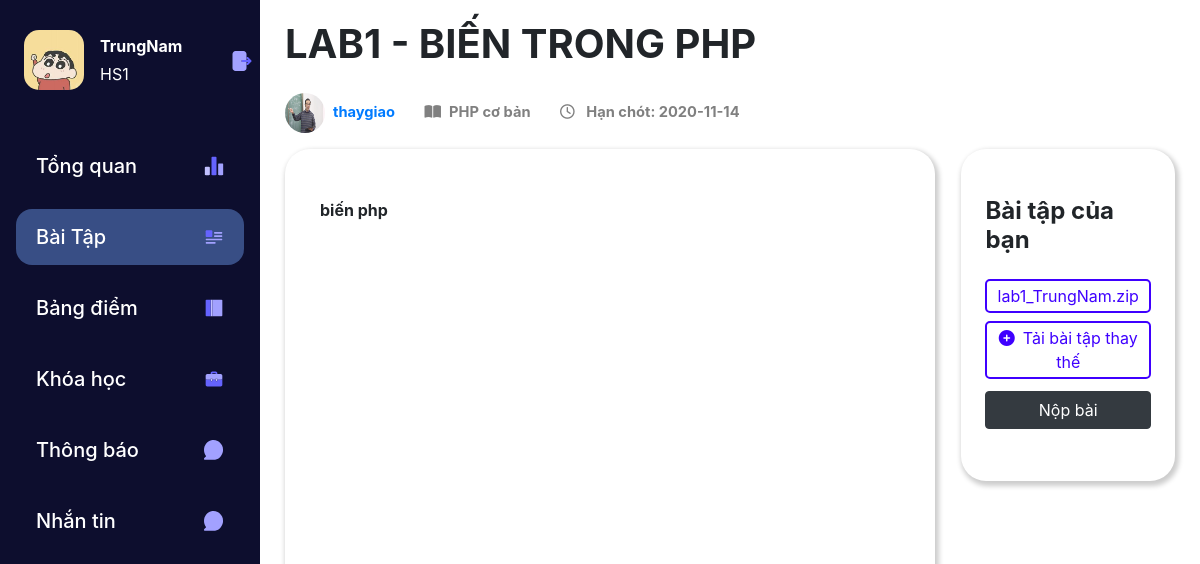
The page /sinhvien/index.php?act=nopbaitap&idbt=9 (signed in) on the database its author committed.
### tables this page shows
CREATE TABLE `baitap` (
  `idbaitap` int(11) NOT NULL,
  `tenbaitap` varchar(255) NOT NULL,
  `hinh` text NOT NULL,
  `motabt` text NOT NULL,
  `idlop` int(11) NOT NULL,
  `ngaygiao` date NOT NULL,
  `ngayhethan` date NOT NULL
);

CREATE TABLE `taikhoan` (
  `id` int(11) NOT NULL,
  `hoten` varchar(255) NOT NULL COMMENT 'họ tên học sinh , giáo viên',
  `hinh` text NOT NULL,
  `ngaysinh` date NOT NULL,
  `email` text NOT NULL,
  `chucvu` tinyint(1) NOT NULL COMMENT '+ 0 : sinh viên \r\n+ 1 : giáo viên\r\n+ 2 :super us',
  `tendn` varchar(100) NOT NULL,
  `pass` text NOT NULL COMMENT 'pass sẽ được mã hóa ',
  `diachi` text NOT NULL,
  `sex` tinyint(1) NOT NULL COMMENT '+ 0 : nữ\r\n+1 : nam'
);

CREATE TABLE `khoahoc` (
  `id` int(11) NOT NULL,
  `tenkhoa` varchar(255) NOT NULL,
  `hinh` text NOT NULL,
  `mota` text NOT NULL,
  `chude` int(11) NOT NULL
);

CREATE TABLE `upfile` (
  `idfile` int(11) NOT NULL,
  `file` text NOT NULL,
  `idbaitap` int(11) NOT NULL,
  `idsv` int(11) NOT NULL,
  `ngaynop` date NOT NULL COMMENT 'ngày giờ nộp',
  `diem` tinyint(1) DEFAULT NULL
);

### sinhvien/index.php (called while the page is built)
<?php
    require_once "../sinhvien/controllers/index.php";
?>

### system/conn.php (called while the page is built, shortened)
<?php
function ketnoidb()
{
    $servername = "localhost";
    $username = "root";
    $password = "";
    try {
        $conn = new PDO("mysql:host=$servername;dbname=duan1", $username, $password);
        $conn->setAttribute(PDO::ATTR_ERRMODE, PDO::ERRMODE_EXCEPTION);
        return $conn;
    } catch (PDOException $e) {
    }
}
function laymot($sql) {
        $conn = ketnoidb();
        $result = $conn->query($sql);
        $row = $result->fetch(PDO::FETCH_ASSOC);
        return $row;
    }
?>

### sinhvien/models/index.php (called while the page is built, shortened)
<?php
function nopbaitap($idbt){
 return laymot("SELECT * FROM baitap bt inner JOIN lop on bt.idlop = lop.id inner join khoahoc kh on lop.idkhoa = kh.id inner JOIN sv_lop svl ON lop.id like svl.idlop inner join taikhoan tk ON svl.idsv = tk.id WHERE idbaitap = $idbt AND tk.id = $_SESSION[iddn]");
}
function checknopbai($idbt){
    return laymot("SELECT * FROM `upfile` WHERE idsv = $_SESSION[iddn] and idbaitap = $idbt");
}
function ttgvlop($idlop){
    return laymot("SELECT tk.* FROM taikhoan tk WHERE id = (SELECT idgv FROM gvlop WHERE idlop like '%$idlop%')");
}
?>

### system/share.php (called while the page is built, shortened)
<?php
function showfile($text){
    return $GLOBALS['duongdan'].$text;
}
?>

### sinhvien/views/nopbaitap.php (the view, shortened to what this page needs)
<div class="header-box">
    <div class="tieude h1"><?= $arrbt['tenbaitap'] ?></div>
    <div class="option-box1">
        <ul>
            <a class="text-primary"> <img class="avatagv mr-2" src="<?= showfile($gv['hinh']) ?>" alt=""><?= $gv['hoten'] ?></a>
            <a class=""> <i class='fas fa-book-open mr-2'></i><?= $arrbt['tenkhoa'] ?></a>
            <a class=""><i class="far fa-clock mr-2"></i> Hạn chót: <?= $arrbt['ngayhethan'] ?></a>
        </ul>
    </div>
</div>
<div class="container-flud m-0">
    <div class="ndbaitap">
<span>
<?= $arrbt['motabt'] ?>
    </span>
    </div>
    <?php
    $han = true;
    ?>
    <div class="nopbaitap px-4 py-5 ">
        <p class="h4 font-weight-bold m-0 mb-4" >
            Bài tập của bạn
        </p>
        <?php
        if(is_array($nopbai)){?>
             <label class="fileup"><?=$nopbai['file']?></label>
            <?php if($nopbai['diem'] != ""){ ?>
                <button type="button" class="diemnb mb-2">Đã chấm: <?=$nopbai['diem'] ?>/10</button>
           <?php }else{
                if($han){?>
        <form action="index.php?act=noplaibt&idbt=<?= $idbt ?>" enctype="multipart/form-data" method="post">
        <label for="baitap" id="btshow"><i class='fas fa-plus-circle mr-2'></i>Tải bài tập thay thế</label>
        <button type="submit" class="btn btn-dark my-1 w-100" name="nop">Nộp bài</button>
         </form>
                <?php } else {?>
                    <button type="button" class="btn btn-outline-danger w-100">ĐÃ HẾT HẠN</button>
                <?php }
            }
        }?>
</div>

### sinhvien/views/css/style.css (style rules this page uses)
* { margin: 0; padding: 0; }
body { height: 100vh; }
.tieude { font-weight: bold !important; margin-bottom: 25px !important; }
.avatagv { width: 40px; height: 40px; border-radius: 50px; }
.option-box1 ul a { margin-right: 25px; color: gray; font-weight: bold; font-size: 11pt; }
.ndbaitap { width: 73%; min-height: 500px; float: left; padding: 25px 35px; box-shadow: 2px 3px 5px 2px rgba(0, 0, 0, 0.2); border-radius: 25px; margin-bottom: 30px; }
.nopbaitap { width: 24%; min-height: 200px; float: right; box-shadow: 2px 3px 5px 2px rgba(0, 0, 0, 0.2); border-radius: 25px; margin-bottom: 30px; }
.ndbaitap span { font-weight: bold; white-space: pre-wrap; }
.nopbaitap label { border: #3f00ff 2px solid; border-radius: 5px; padding: 3px 0px; color: #3f00ff; float: left; cursor: pointer; width: 100%; text-align: center; }

### system/css/stylelayout.css (style rules this page uses)
* { margin: 0; padding: 0; }
body { height: 100vh; }
.tieude { font-weight: bold !important; margin-bottom: 25px !important; }
.avatagv { width: 40px; height: 40px; border-radius: 50px; }
.option-box1 ul a { margin-right: 25px; color: gray; font-weight: bold; font-size: 11pt; }
.ndbaitap { width: 73%; min-height: 500px; float: left; padding: 25px 35px; box-shadow: 2px 3px 5px 2px rgba(0, 0, 0, 0.2); border-radius: 25px; margin-bottom: 30px; }
.nopbaitap { width: 24%; min-height: 200px; float: right; box-shadow: 2px 3px 5px 2px rgba(0, 0, 0, 0.2); border-radius: 25px; margin-bottom: 30px; }
.ndbaitap span { font-weight: bold; white-space: pre-wrap; }
.nopbaitap label { border: #3f00ff 2px solid; border-radius: 5px; padding: 3px 0px; color: #3f00ff; float: left; cursor: pointer; width: 100%; text-align: center; }

### rows shown on the page
baitap: tenbaitap "LAB1 - BIẾN TRONG PHP", khoahoc.tenkhoa "PHP cơ bản", ngayhethan "2020-11-14", motabt "biến php"
taikhoan: hinh (picture), hoten "thaygiao"
upfile: file "lab1_TrungNam.zip"

### other values the page prints
$_SESSION['tdn'] "TrungNam"
$_SESSION['iddn'] "1"
